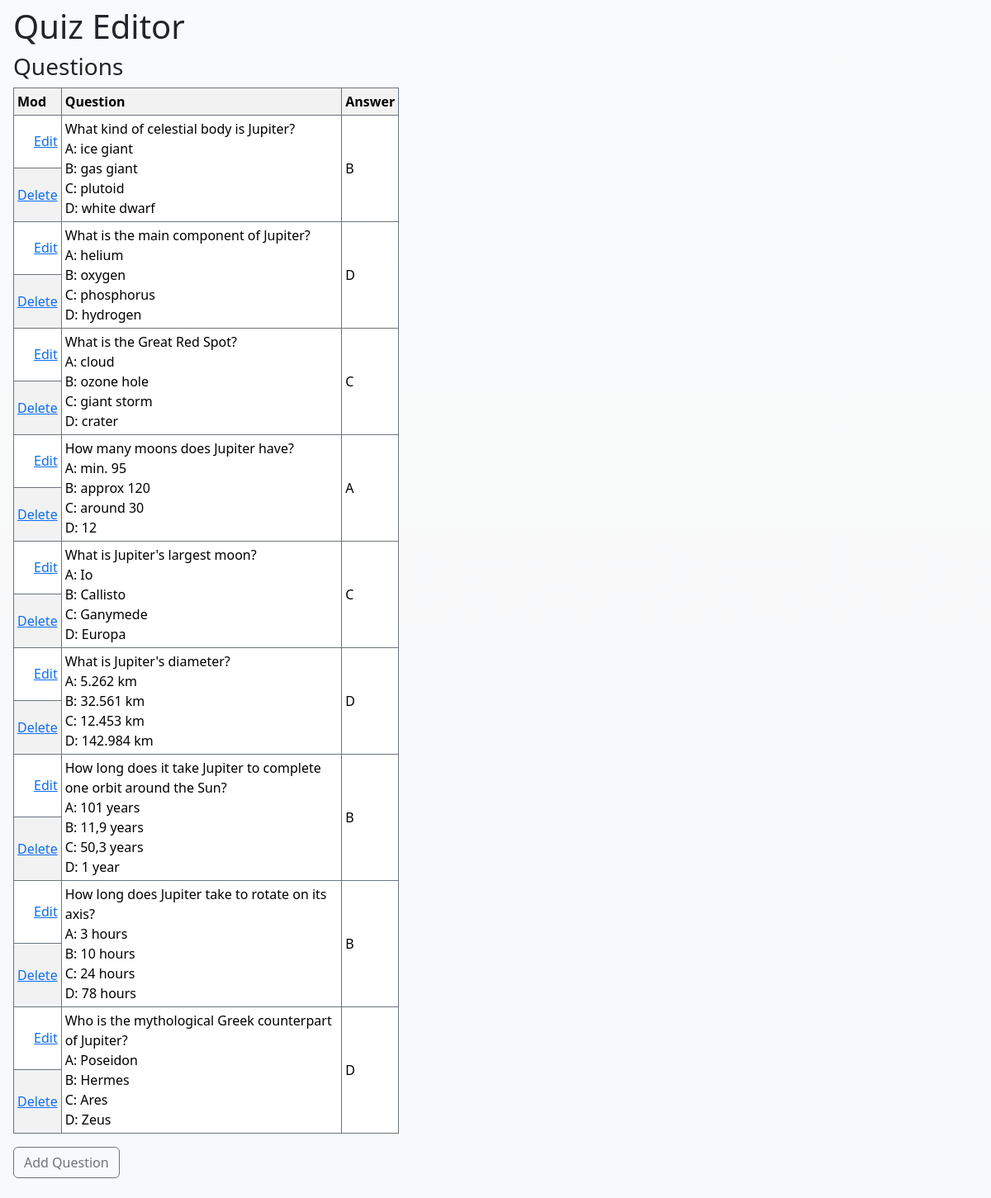
The app's page /, older data.
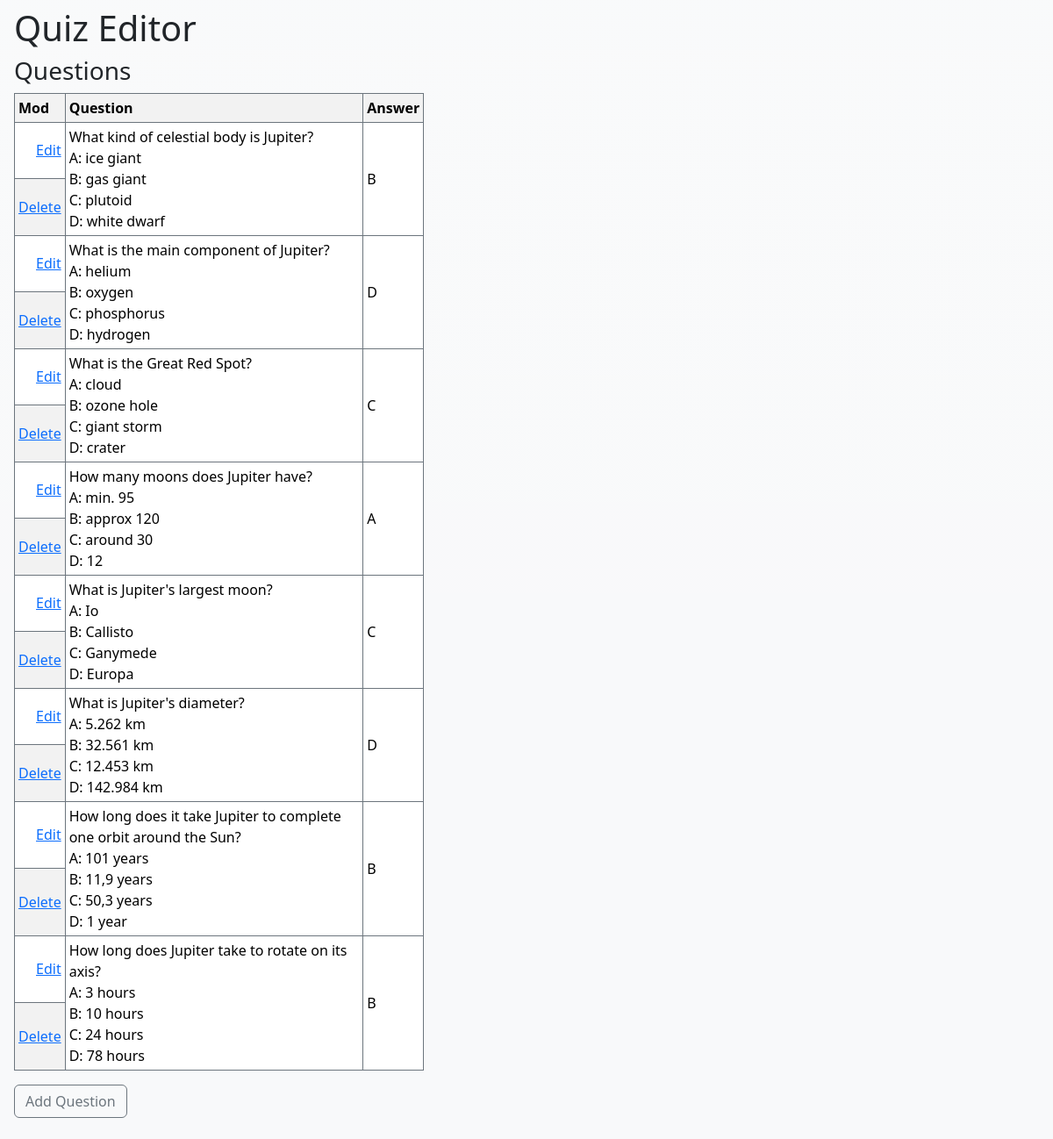
The same page, newer data.
### quiz_app/models.py (models this page shows, shortened)
class Question(models.Model):
    question_text = models.CharField(max_length=255)
    correct_option = models.CharField(max_length=1)

### quiz_app/views.py (the view)
# urls.py: path("", views.index, name="index"),
def index(request):
    questions = Question.objects.all()
    return render(request, "index.html", {"questions": questions})

### quiz_app/templates/index.html (shortened to what this page needs)
<!DOCTYPE html>
<html lang="en">
  <head>
    <link
      href="https://cdn.jsdelivr.net/npm/bootstrap@5.3.2/dist/css/bootstrap.min.css"
      rel="stylesheet"
    />
  </head>
  <body class="px-3 py-2 bg-light bg-gradient">
    <h1>Quiz Editor</h1>
    <h3>Questions</h3>
    <table
      class="table table-striped table-bordered border-secondary table-sm"
      style="width: 40%"
    >
      <tr>
        <th>Mod</th>
        <th>Question</th>
        <th>Answer</th>
      </tr>
      {% for question in questions %}
      <tr>
        <td align="right" style="vertical-align: middle">
          <a href="question/update/{{ question.id }}">Edit</a>
        </td>
        <td rowspan="2" style="vertical-align: middle">
          {{ question.question_text|linebreaksbr }}
        </td>
        <td rowspan="2" style="vertical-align: middle">
          {{ question.correct_option }}
        </td>
      </tr>
      <tr>
        <td align="right" style="vertical-align: middle">
          <a href="question/delete/{{ question.id }}">Delete</a>
        </td>
      </tr>
      {% endfor %}
    </table>
    <p>
      <button
        type="button"
        class="btn btn-outline-secondary"
        onclick="window.location.href='question/add'"
      >
        Add Question
      </button>
    </p>
  </body>
</html>

Row changes from the older to the newer data that the page shows:
removed Question: question_text "Who is the mythological Greek counterpart of Jupiter? A: Poseidon B: Hermes C: Ares D: Zeus", correct_option "D"
